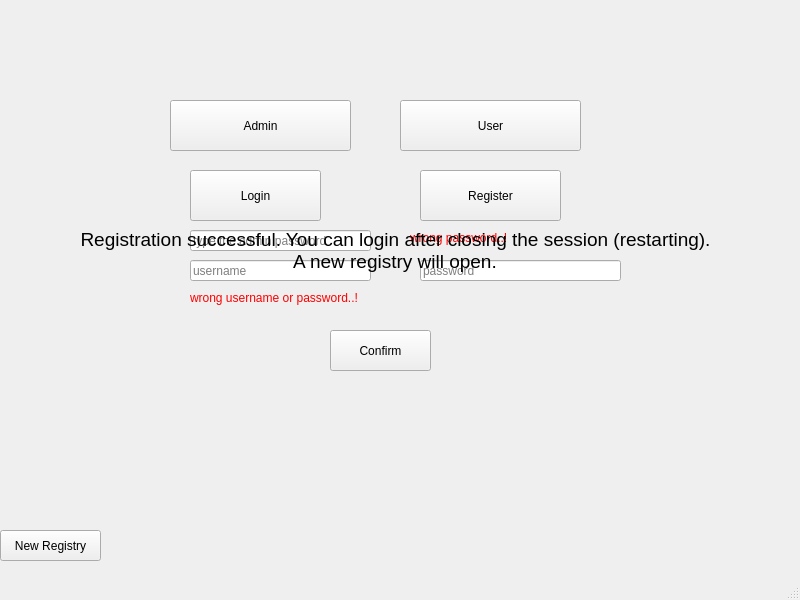
<?xml version="1.0" encoding="UTF-8"?>
<ui version="4.0">
 <class>MainWindow</class>
 <widget class="QMainWindow" name="MainWindow">
  <property name="geometry">
   <rect>
    <x>0</x>
    <y>0</y>
    <width>800</width>
    <height>600</height>
   </rect>
  </property>
  <property name="windowTitle">
   <string>MainWindow</string>
  </property>
  <widget class="QWidget" name="centralwidget">
   <widget class="QPushButton" name="adminPushButton">
    <property name="geometry">
     <rect>
      <x>170</x>
      <y>100</y>
      <width>181</width>
      <height>51</height>
     </rect>
    </property>
    <property name="text">
     <string>Admin</string>
    </property>
   </widget>
   <widget class="QPushButton" name="userPushButton">
    <property name="geometry">
     <rect>
      <x>400</x>
      <y>100</y>
      <width>181</width>
      <height>51</height>
     </rect>
    </property>
    <property name="text">
     <string>User</string>
    </property>
   </widget>
   <widget class="QPushButton" name="loginPushButton">
    <property name="enabled">
     <bool>true</bool>
    </property>
    <property name="geometry">
     <rect>
      <x>190</x>
      <y>170</y>
      <width>131</width>
      <height>51</height>
     </rect>
    </property>
    <property name="text">
     <string>Login</string>
    </property>
   </widget>
   <widget class="QPushButton" name="registerPushButton">
    <property name="enabled">
     <bool>true</bool>
    </property>
    <property name="geometry">
     <rect>
      <x>420</x>
      <y>170</y>
      <width>141</width>
      <height>51</height>
     </rect>
    </property>
    <property name="text">
     <string>Register</string>
    </property>
   </widget>
   <widget class="QLineEdit" name="adminPasswordForRegistrationLineEdit">
    <property name="enabled">
     <bool>true</bool>
    </property>
    <property name="geometry">
     <rect>
      <x>190</x>
      <y>230</y>
      <width>181</width>
      <height>21</height>
     </rect>
    </property>
    <property name="echoMode">
     <enum>QLineEdit::Password</enum>
    </property>
    <property name="placeholderText">
     <string>type the admin password</string>
    </property>
   </widget>
   <widget class="QLineEdit" name="usernameLineEdit">
    <property name="enabled">
     <bool>true</bool>
    </property>
    <property name="geometry">
     <rect>
      <x>190</x>
      <y>260</y>
      <width>181</width>
      <height>21</height>
     </rect>
    </property>
    <property name="placeholderText">
     <string>username</string>
    </property>
   </widget>
   <widget class="QLineEdit" name="passwordLineEdit">
    <property name="enabled">
     <bool>true</bool>
    </property>
    <property name="geometry">
     <rect>
      <x>420</x>
      <y>260</y>
      <width>201</width>
      <height>21</height>
     </rect>
    </property>
    <property name="echoMode">
     <enum>QLineEdit::Password</enum>
    </property>
    <property name="placeholderText">
     <string>password</string>
    </property>
   </widget>
   <widget class="QPushButton" name="confirmPushButton">
    <property name="enabled">
     <bool>true</bool>
    </property>
    <property name="geometry">
     <rect>
      <x>330</x>
      <y>330</y>
      <width>101</width>
      <height>41</height>
     </rect>
    </property>
    <property name="text">
     <string>Confirm</string>
    </property>
   </widget>
   <widget class="QPushButton" name="newRegistryPushButton">
    <property name="geometry">
     <rect>
      <x>0</x>
      <y>530</y>
      <width>101</width>
      <height>31</height>
     </rect>
    </property>
    <property name="text">
     <string>New Registry</string>
    </property>
   </widget>
   <widget class="QLabel" name="wrongAdminPasswordLabel">
    <property name="geometry">
     <rect>
      <x>410</x>
      <y>230</y>
      <width>151</width>
      <height>16</height>
     </rect>
    </property>
    <property name="styleSheet">
     <string notr="true">color: red</string>
    </property>
    <property name="text">
     <string>wrong password..!</string>
    </property>
   </widget>
   <widget class="QLabel" name="wrongUsernameOrPasswordLabel">
    <property name="geometry">
     <rect>
      <x>190</x>
      <y>290</y>
      <width>251</width>
      <height>16</height>
     </rect>
    </property>
    <property name="styleSheet">
     <string notr="true">color: red</string>
    </property>
    <property name="text">
     <string>wrong username or password..!</string>
    </property>
   </widget>
   <widget class="QLabel" name="registrationSuccesfulLabel">
    <property name="geometry">
     <rect>
      <x>70</x>
      <y>220</y>
      <width>651</width>
      <height>61</height>
     </rect>
    </property>
    <property name="font">
     <font>
      <pointsize>14</pointsize>
     </font>
    </property>
    <property name="text">
     <string>Registration successful. You can login after closing the session (restarting).
 A new registry will open. </string>
    </property>
    <property name="alignment">
     <set>Qt::AlignCenter</set>
    </property>
   </widget>
  </widget>
  <widget class="QMenuBar" name="menubar">
   <property name="geometry">
    <rect>
     <x>0</x>
     <y>0</y>
     <width>800</width>
     <height>17</height>
    </rect>
   </property>
  </widget>
  <widget class="QStatusBar" name="statusbar"/>
 </widget>
 <resources/>
 <connections/>
</ui>
